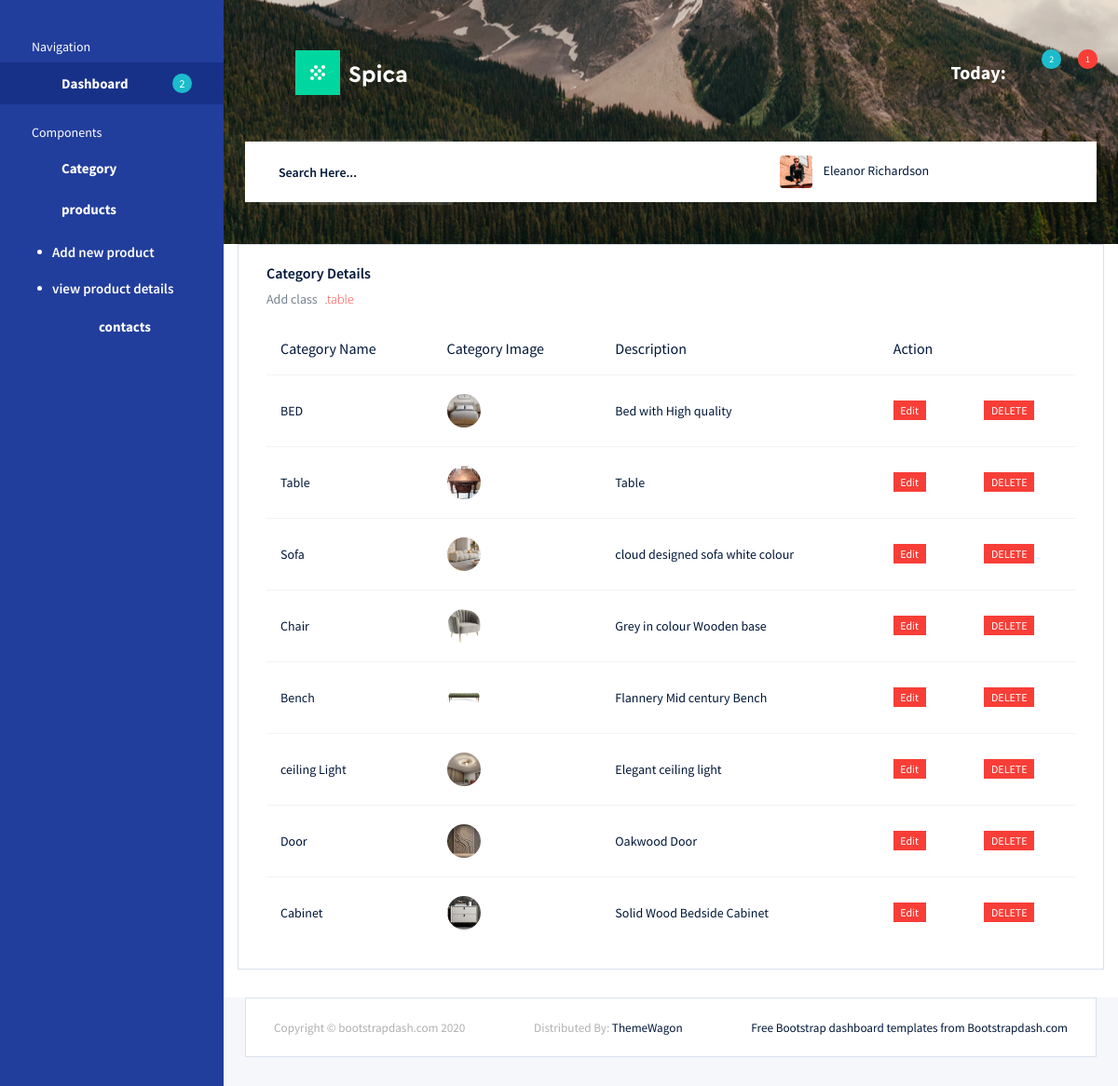
The app's page /Furnitureapp/display_category/ with its own data.
### Furnitureapp/models.py (models this page shows)
class Furniture_DB(models.Model):
    category_n = models.CharField(max_length=100,null=True,blank=True)
    category_image = models.ImageField(upload_to="category",null=True,blank=True)
    description = models.TextField(max_length=100,null=True,blank=True)

### Furnitureapp/views.py (the view)
# urls.py: path('display_category/',views.display_category,name="display_category"),
def display_category(request):
    cat = Furniture_DB.objects.all()
    return render(request,"display_category.html",{'cat':cat})

### Furnitureapp/templates/display_category.html (shortened to what this page needs)
<!DOCTYPE html>
{% extends 'index.html' %}
{% block content %}
<html lang="en">
<head>
</head>
<body>
<div class="col-lg-12 grid-margin stretch-card">
              <div class="card">
                <div class="card-body">
                  <h4 class="card-title">Category Details</h4>
                  <p class="card-description">
                    Add class <code>.table</code>
                  </p>
                  <div class="table-responsive">
                    <table class="table">
                      <thead>
                        <tr>
                          <th>Category Name</th>
                          <th>Category Image</th>
                          <th>Description</th>
                          <th>Action</th>
                        </tr>
                      </thead>
                      <tbody>
                      {% for i in cat %}
                        <tr>
                          <td>{{i.category_n}}</td>
                          <td>
                              <img src="{{i.category_image.url}}" width="70px" height="70px">
                          </td>
                          <td>{{i.description}}</td>
                          <td><a href="{% url 'edit_categories' cate_id=i.id %}" class="badge badge-danger">Edit</a></td>
                          <td><a href="{% url 'delete_category' cate_id=i.id %}" class="badge badge-danger">DELETE</a></td>
                        </tr>
                      {% endfor %}
                      </tbody>
                    </table>
                  </div>
                </div>
              </div>
            </div>
</body>
</html>
{% endblock %}

### Furnitureapp/templates/index.html (shortened to what this page needs)
<!DOCTYPE html>
{% load static %}
<html lang="en">
<head>
  <link rel="stylesheet" href="{% static 'adminpage/vendors/mdi/css/materialdesignicons.min.css' %}">
  <link rel="stylesheet" href="{% static 'adminpage/vendors/css/vendor.bundle.base.css' %}">
  <link rel="stylesheet" href="{% static 'adminpage/css/style.css' %}">
</head>
<body>
  <div class="container-scroller d-flex">
    <nav class="sidebar sidebar-offcanvas" id="sidebar">
      <ul class="nav">
        <li class="nav-item sidebar-category">
          <p>Navigation</p>
        </li>
        <li class="nav-item">
          <a class="nav-link" href="index.html">
            <i class="mdi mdi-view-quilt menu-icon"></i>
            <span class="menu-title">Dashboard</span>
            <div class="badge badge-info badge-pill">2</div>
          </a>
        </li>
        <li class="nav-item sidebar-category">
          <p>Components</p>
        </li>
        <li class="nav-item">
          <a class="nav-link" data-toggle="collapse" href="#ui-basic" aria-expanded="false" aria-controls="ui-basic">
            <i class="mdi mdi-palette menu-icon"></i>
            <span class="menu-title">Category</span>
            <i class="menu-arrow"></i>
          </a>
        </li>
        <li class="nav-item">
          <a class="nav-link" data-toggle="collapse" href="#auth" aria-expanded="true" aria-controls="auth">
            <i class="mdi mdi-palette menu-icon"></i>
            <span class="menu-title">products</span>
            <i class="menu-arrow"></i>
          </a>
          <div class="collapse show" id="auth" style="">
            <ul class="nav flex-column sub-menu">
              <li class="nav-item"> <a class="nav-link" href="{% url 'product' %}">Add new product</a></li>
              <li class="nav-item"> <a class="nav-link" href="{% url 'display_product' %}">view product details</a></li>
              <a class="nav-link" data-toggle="collapse" href="{% url 'display_contact' %}" aria-expanded="true" aria-controls="auth">
            <i class="mdi mdi-palette menu-icon"></i>
            <span class="menu-title">contacts</span>
            <i class="menu-arrow"></i>
          </a>
            </ul>
          </div>
        </li>
      </ul>
    </nav>
    <div class="container-fluid page-body-wrapper">
      <nav class="navbar col-lg-12 col-12 px-0 py-0 py-lg-4 d-flex flex-row">
        <div class="navbar-menu-wrapper d-flex align-items-center justify-content-end">
          <button class="navbar-toggler navbar-toggler align-self-center" type="button" data-toggle="minimize">
            <span class="mdi mdi-menu"></span>
          </button>
          <div class="navbar-brand-wrapper">
            <a class="navbar-brand brand-logo" href="{% url 'index' %}"><img src="{% static 'adminpage/images/logo.svg' %}" alt="logo"/></a>
          </div>
          <ul class="navbar-nav navbar-nav-right">
            <li class="nav-item">
              <h4 class="mb-0 font-weight-bold d-none d-xl-block">Today:{{date}}</h4>
            </li>
            <li class="nav-item dropdown mr-1">
              <a class="nav-link count-indicator dropdown-toggle d-flex justify-content-center align-items-center" id="messageDropdown" href="#" data-toggle="dropdown">
                <i class="mdi mdi-calendar mx-0"></i>
                <span class="count bg-info">2</span>
              </a>
            </li>
            <li class="nav-item dropdown mr-2">
              <a class="nav-link count-indicator dropdown-toggle d-flex align-items-center justify-content-center" id="notificationDropdown" href="#" data-toggle="dropdown">
                <i class="mdi mdi-email-open mx-0"></i>
                <span class="count bg-danger">1</span>
              </a>
            </li>
          </ul>
        </div>
        <div class="navbar-menu-wrapper navbar-search-wrapper d-none d-lg-flex align-items-center">
          <ul class="navbar-nav mr-lg-2">
            <li class="nav-item nav-search d-none d-lg-block">
              <div class="input-group">
                <input type="text" class="form-control" placeholder="Search Here..." aria-label="search" aria-describedby="search">
              </div>
            </li>
          </ul>
          <ul class="navbar-nav navbar-nav-right">
            <li class="nav-item nav-profile dropdown">
              <a class="nav-link dropdown-toggle" href="#" data-toggle="dropdown" id="profileDropdown">
                <img src="{% static 'adminpage/images/faces/face5.jpg' %}" alt="profile"/>
                <span class="nav-profile-name">Eleanor Richardson</span>
              </a>
            </li>
            <li class="nav-item">
              <a href="#" class="nav-link icon-link">
                <i class="mdi mdi-plus-circle-outline"></i>
              </a>
            </li>
            <li class="nav-item">
              <a href="#" class="nav-link icon-link">
                <i class="mdi mdi-web"></i>
              </a>
            </li>
            <li class="nav-item">
              <a href="#" class="nav-link icon-link">
                <i class="mdi mdi-clock-outline"></i>
              </a>
            </li>
          </ul>
        </div>
      </nav>
      {% block content %}{% endblock %}
        <footer class="footer">
          <div class="card">
            <div class="card-body">
              <div class="d-sm-flex justify-content-center justify-content-sm-between">
                <span class="text-muted d-block text-center text-sm-left d-sm-inline-block">Copyright © bootstrapdash.com 2020</span>
                <span class="text-muted d-block text-center text-sm-left d-sm-inline-block">Distributed By: <a href="" target="_blank">ThemeWagon</a></span>
                <span class="float-none float-sm-right d-block mt-1 mt-sm-0 text-center"> Free <a href="#" target="_blank">Bootstrap dashboard templates</a> from Bootstrapdash.com</span>
              </div>
            </div>
          </div>
        </footer>
      </div>
    </div>
</body>
</html>

### records on screen
Furniture_DB: category_n "BED", category_image (picture), description "Bed with High quality"
Furniture_DB: category_n "Table", category_image (picture), description "Table"
Furniture_DB: category_n "Sofa", category_image (picture), description "cloud designed sofa white colour"
Furniture_DB: category_n "Chair", category_image (picture), description "Grey in colour Wooden base"
Furniture_DB: category_n "Bench", category_image (picture), description "Flannery Mid century Bench"
Furniture_DB: category_n "ceiling Light", category_image (picture), description "Elegant ceiling light"
Furniture_DB: category_n "Door", category_image (picture), description "Oakwood Door"
Furniture_DB: category_n "Cabinet", category_image (picture), description "Solid Wood Bedside Cabinet"
